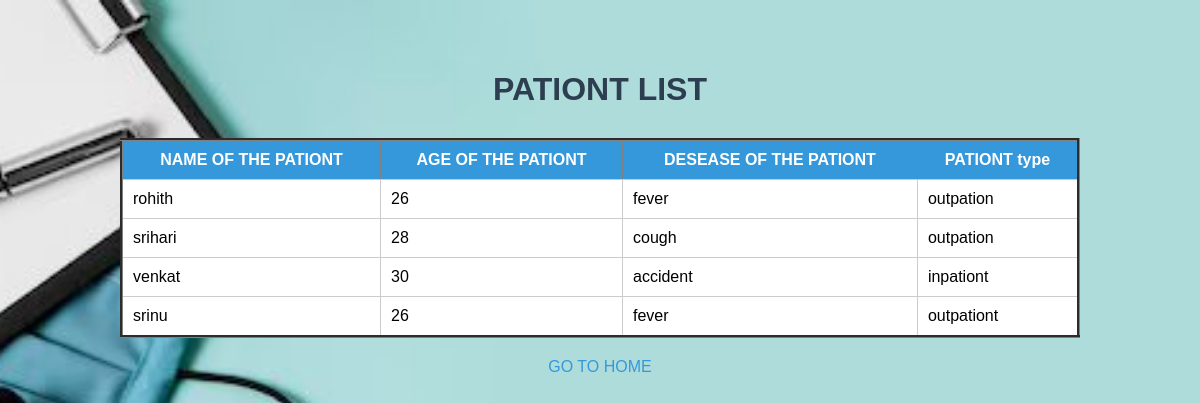
Screenshot of /p/ with the database file from the repository.
### manage_app/models.py (models this page shows)
class pationt_list(models.Model):
    name=models.CharField(max_length=30)
    age=models.IntegerField()
    desease=models.CharField(max_length=20)
    pationt_type=models.CharField(max_length=20)

### manage_app/views.py (the view)
# urls.py: path('p/', views.pationt_access,name='pationts_page'),
def pationt_access(request):
    data=pationt_list.objects.all()
    return render(request,'manage_app/pationts.html',{'data':data})

### templates/manage_app/pationts.html (shortened to what this page needs)
<!DOCTYPE html>
<html lang="en">
<head>
    {% load static %}
    <link rel="stylesheet" href="{% static 'manage_app/styles_p.css' %}">
</head>
<body>
    <center>
    <h1>PATIONT LIST</h1>
    <table border="3">
        <thead>
            <tr>
                <th>NAME OF THE PATIONT</th>
                <th>AGE OF THE PATIONT</th>
                <th>DESEASE OF THE PATIONT</th>
                <th>PATIONT type</th>
            </tr>
        </thead>
        <tbody>
            {% for i in data %}
            <tr>
                <td>{{i.name}}</td>
                <td>{{i.age}}</td>
                <td>{{i.desease}}</td>
                <td>{{i.pationt_type}}</td>
            </tr>
            {% endfor %}
        </tbody>
    </table>
    <a href="{% url 'home_page' %}">GO TO HOME</a>
    </center>
</body>
</html>

### static/manage_app/styles_p.css (style rules this page uses)
body { margin: 0; padding: 0; height: 100vh; background-image: url("../manage_app/background.jpg"); background-size: cover; background-repeat: no-repeat; background-position: center; background-attachment: fixed; font-family: Arial, sans-serif; text-align: center; background-color: #f4f4f4; margin: 0; padding: 50px 0; }
h1 { color: #2c3e50; margin-bottom: 30px; }
table { width: 80%; margin: 0 auto; border-collapse: collapse; background-color: white; }
th { background-color: #3498db; color: white; padding: 10px; }
td { padding: 10px; border: 1px solid #ccc; }
a { display: inline-block; margin-top: 20px; text-decoration: none; color: #3498db; }

### rows the page displays
pationt_list: name "rohith", age "26", desease "fever", pationt_type "outpation"
pationt_list: name "srihari", age "28", desease "cough", pationt_type "outpation"
pationt_list: name "venkat", age "30", desease "accident", pationt_type "inpationt"
pationt_list: name "srinu", age "26", desease "fever", pationt_type "outpationt"
